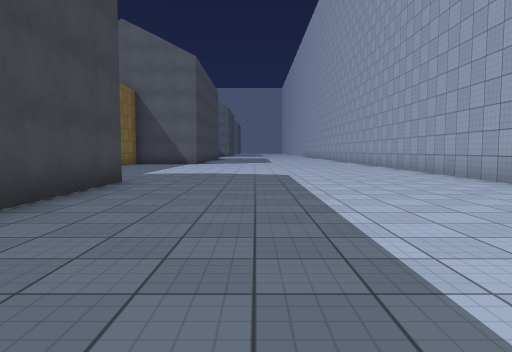
View 1 (above)

16 first-person views from a walk through a scene from a Unity 3-D project. The camera is 1.2 m above the floor, tilts 4° down and sees 70° across. The floor is counted in squares, 2 m on a side. Each view is taken from the middle of a square. On the plan, view 1 faces up. The plan holds only what a view shows up to about 10 squares ahead; the rest is blank. The place goes on beyond the plan. The player is left out. Some animated figures are not drawn. Surface patterns are stand-ins for the level's own textures.

View 2
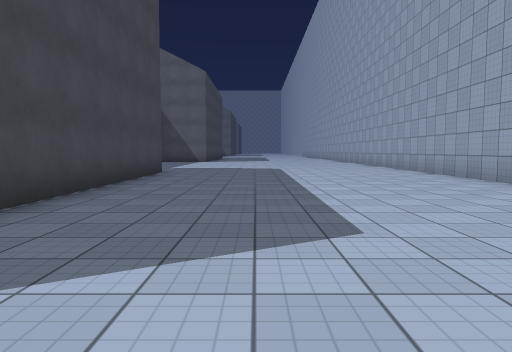

View 3
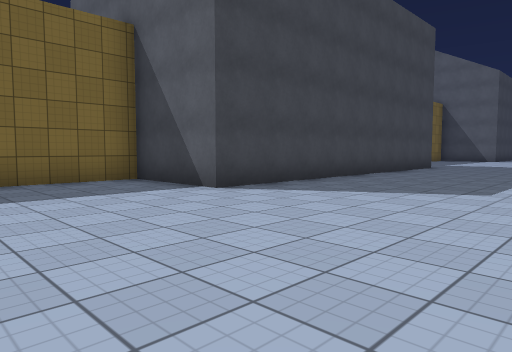

View 4
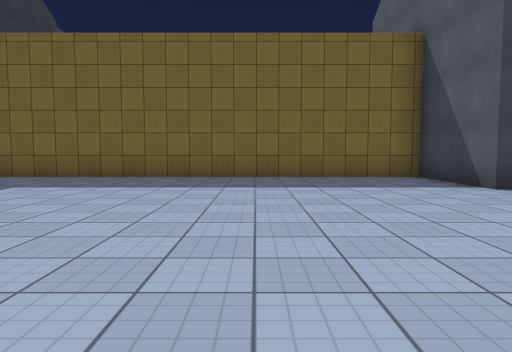

View 5
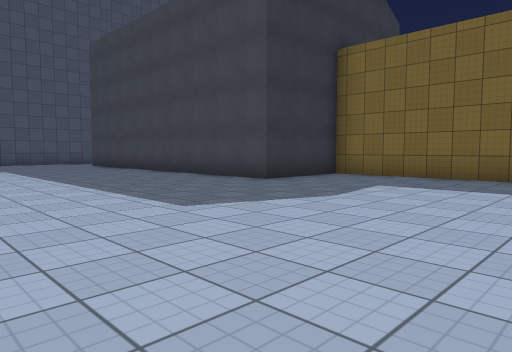

View 6
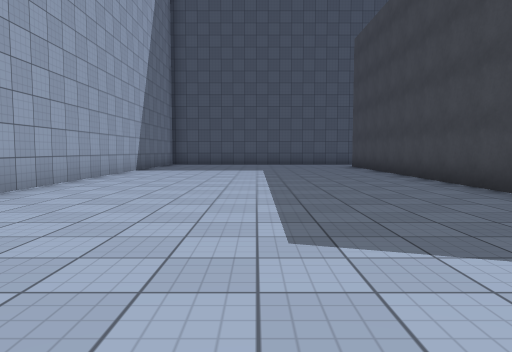

View 7
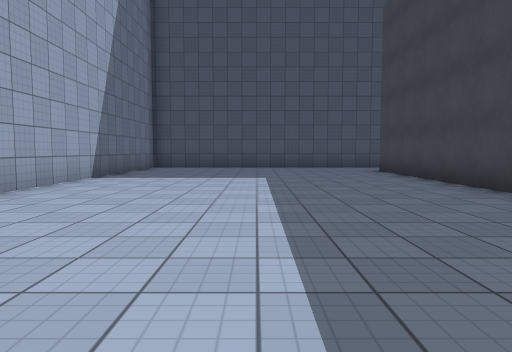

View 8
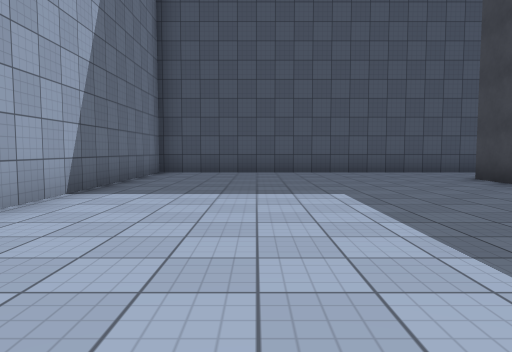

View 9
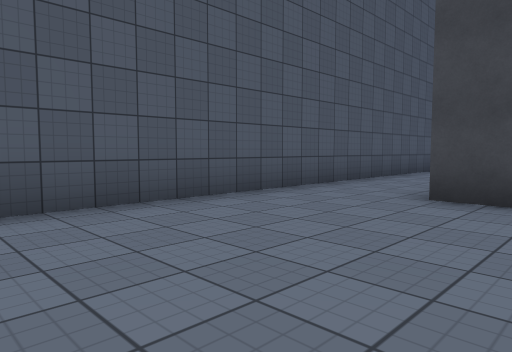

View 10
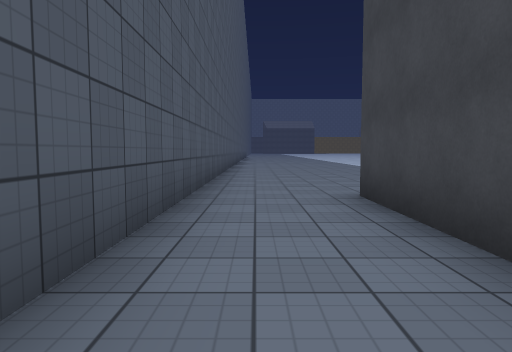

View 11
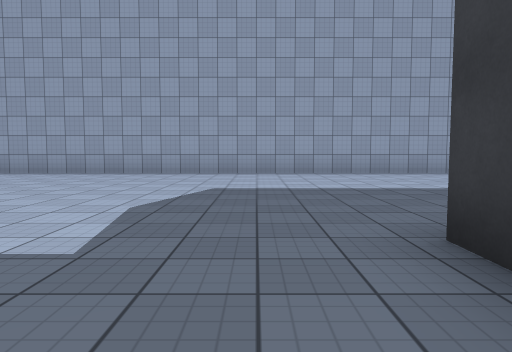

View 12
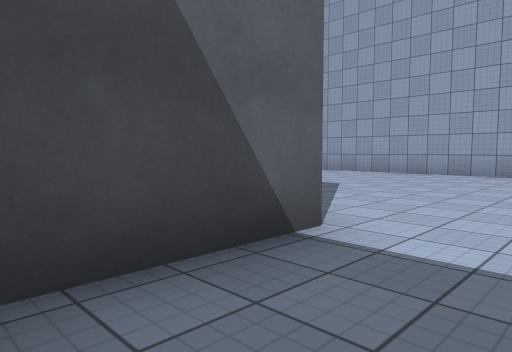

View 13
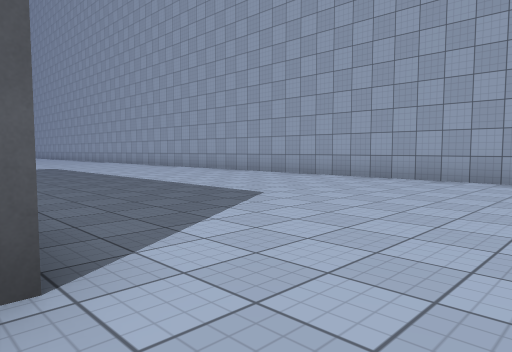

View 14
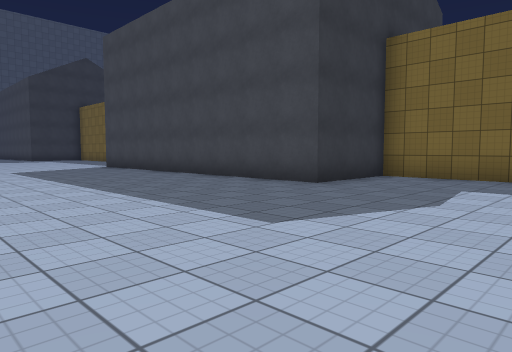

View 15
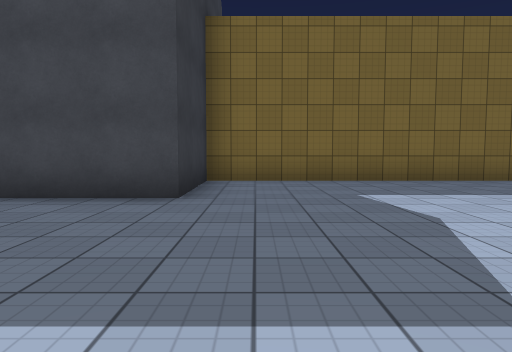

View 16
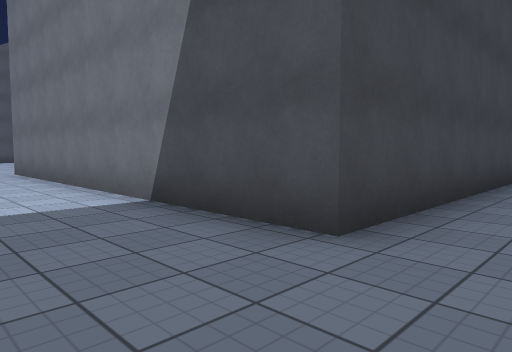

### Floor plan
Key: @ floor where view 1 was taken; # wall or solid block; . floor; O other object.
Columns run from 14 left of view 1 to 5 right of it. Each row starts with its distance up from view 1.
 11         #.... ....
 10         #..........#
  9         #..........#
  8         #..........#
  7       OO OOO.......#
  6            O.......#
  5            O.......#
  4            O.......#
  3            O.......#
  2            O.......#
  1            O.......#
  0            O..@....#
 -1            O.......#
 -2      OOOOOOO.......#
 -3         #..........#
 -4         #........  #
 -5         #..........#
 -6         #..........#
 -7         #..........#
 -8         #..........#
 -9         #..........#
-10         #..........#
-11         #..........#
-12         #..........#
-13      O   OOO.......#
-14      O     O.......#
-15     .O     O.......#
-16     .O     O.......#
-17     .O     O.......#
-18     .O     O.......#
-19     .O     O.......#
-20    ..O     O.......#
-21 .....OOOOOOO.......#
-22 ...................#
-23 ...................#
-24 ####################

Where each view was taken, in squares from view 1:
view 1: 0 up, 0 right, facing up
view 2: 3 down, 0 right, facing up
view 3: 6 down, 2 right, facing up-left
view 4: 6 down, 3 right, facing left
view 5: 7 down, 3 right, facing down-left
view 6: 8 down, 1 right, facing down
view 7: 11 down, 1 right, facing down
view 8: 14 down, 2 right, facing down
view 9: 20 down, 2 right, facing down-left
view 10: 23 down, 4 left, facing left
view 11: 11 down, 5 left, facing right
view 12: 4 down, 5 left, facing up-right
view 13: 4 down, 3 left, facing up-right
view 14: 11 up, 3 right, facing down-left
view 15: 8 up, 2 right, facing left
view 16: 23 down, 11 left, facing up-right
